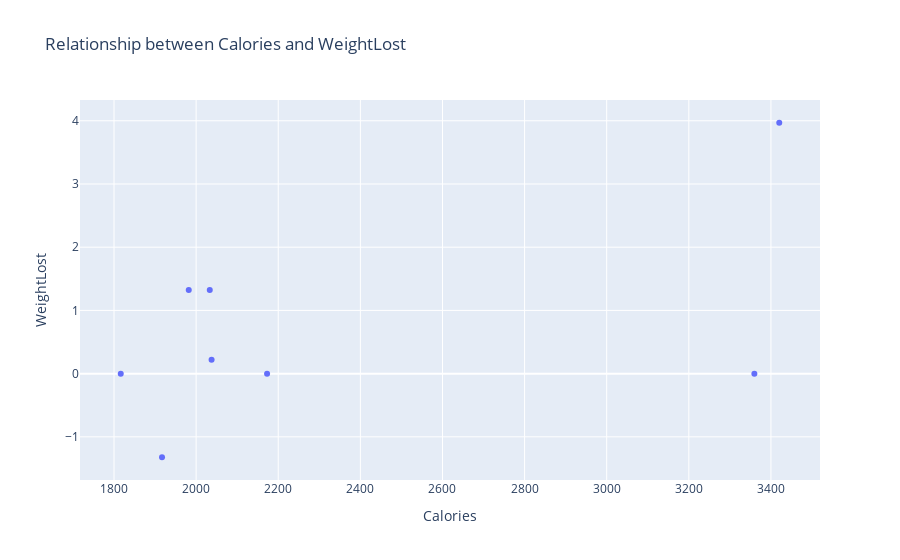

Here is the notebook cell this chart was saved with:
### Code cell
#Relationship between Calories and WeightLost
fig = go.Figure()
fig.add_trace(go.Scatter(x=df_activity_weight['Calories'], y=df_activity_weight['WeightLost'], mode='markers', name='WeightLost'))
fig.update_layout(title='Relationship between Calories and WeightLost', xaxis_title='Calories', yaxis_title='WeightLost')
fig.show()

### Figure 1 — Plotly figure (JSON) as saved in the notebook; plotly's stock layout.template omitted (floating-point values rounded to 4 significant figures)
{"data": [{"mode": "markers", "name": "WeightLost", "type": "scatter", "x": [1816.0, 2173.0, 1917.0, 2038.0, 2033.0, 3360.0, 1982.0, 3420.0], "y": [0, 0, -1.323, 0.2205, 1.323, 0, 1.323, 3.968]}], "layout": {"title": {"text": "Relationship between Calories and WeightLost"}, "xaxis": {"title": {"text": "Calories"}}, "yaxis": {"title": {"text": "WeightLost"}}}}
